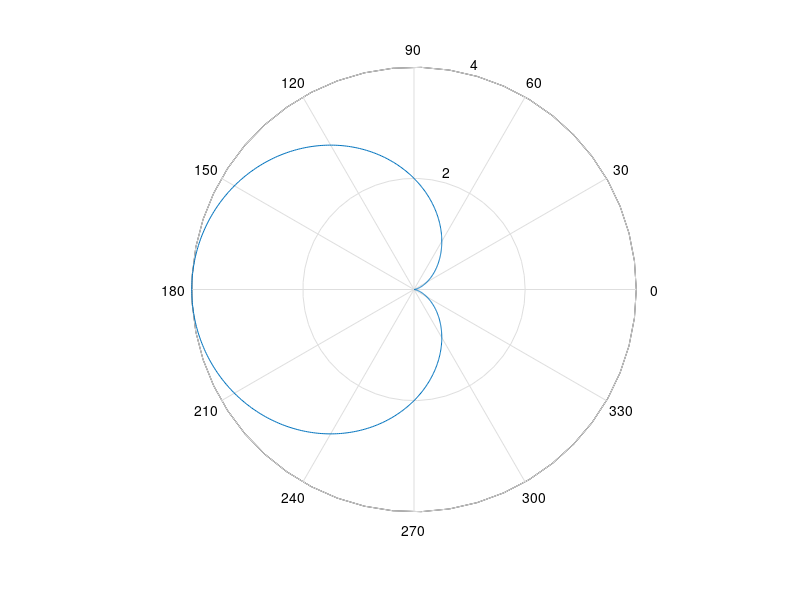

Here is the MATLAB script that generated this plot: (Note: this script raises an error after producing the figure.)
theta = 0:0.01:2*pi;
r4 = 4*sin(theta/2).^2;
polar(theta,r4)
syms r4(theta)
r4(theta) = 4*sin(theta/2).^2;
fn(theta) = 0.5*(r4).^2;
area = int(fn, theta, 0, 2*pi);
area = double(area)